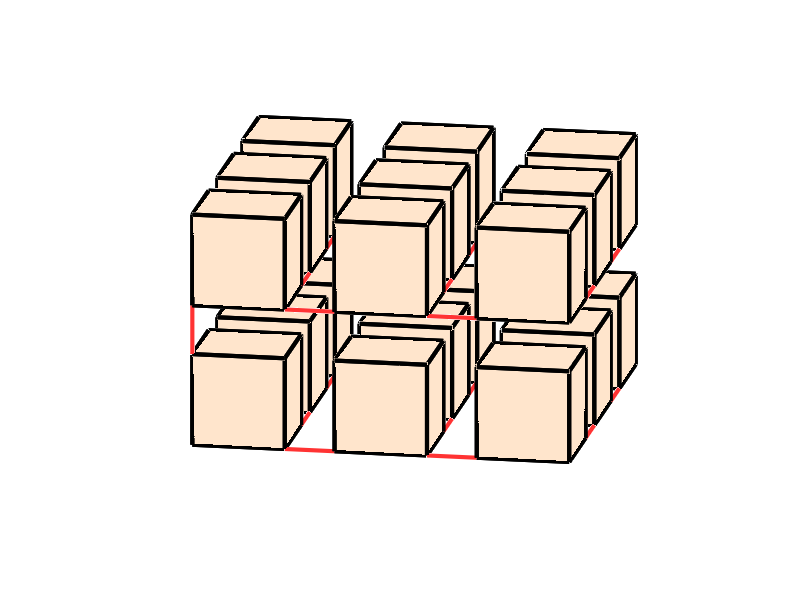

Write MATLAB code to recreate this figure.
% Construct a minimum connecting link pattern (MCP) for a 2x3x3 rectangular prismatic assembly
%
% Reference:
% G. P. T. Choi, S. Chen, L. Mahadevan, 
% ``Control of connectivity and rigidity in prismatic assemblies.''
% Preprint, arXiv:2005.05845, 2020.

L = 3; %length
M = 3; %width
N = 2; %height
ncube = L*M*N; %Number of cubes

% Order of the 8 vertices
%   8 - - 7
%  /     /|
% 5 - - 6 |
% | 4 - | 3
% |/    |/
% 1 - - 2

% Order of the cubes
%       [15] - [16] - [17] 
%      /       /      /|
%    [12] - [13] - [14]|
%   /       /      /   |
% [9] - [10] - [11]    |
%  |                   |
%  |    [6] -  [7] -  [8]
%  |   /      /       /
%  | [3] -  [4] -  [5]
%  |/      /      /
% [0] -  [1] -  [2]

rown=ncube*18+1;
linkpairs=[
    8*0+2, 8*1+1;
    8*1+2, 8*2+1;
    8*0+3, 8*3+2;
    8*1+3, 8*4+2;
    8*2+3, 8*5+2;
    8*3+3, 8*6+2;
    8*4+3, 8*7+2;
    8*5+3, 8*8+2;
    
    8*0+5, 8*9+1;
    
    8*9+2, 8*10+1;
    8*10+2, 8*11+1;
    8*9+3, 8*12+2;
    8*10+3, 8*13+2;
    8*11+3, 8*14+2;
    8*12+3, 8*15+2;
    8*13+3, 8*16+2;
    8*14+3, 8*17+2;
    ];

% generate plot
v = zeros(8*L*M*N,3);
f = [];
for i = 0:M-1 
    for j = 0:L-1
        for k = 0:N-1
            n = k*(M*L)+L*i + j + 1;
            v(8*n-7,:) = [2*j,2*i,2*k];
            v(8*n-6,:) = [2*j+1.3,2*i,2*k];
            v(8*n-5,:) = [2*j+1.3,2*i+1.3,2*k];
            v(8*n-4,:) = [2*j,2*i+1.3,2*k];
            v(8*n-3,:) = [2*j,2*i,2*k+1.3];
            v(8*n-2,:) = [2*j+1.3,2*i,2*k+1.3];
            v(8*n-1,:) = [2*j+1.3,2*i+1.3,2*k+1.3];
            v(8*n,:) = [2*j,2*i+1.3,2*k+1.3];
            f = [f; 
                8*n-7, 8*n-4, 8*n-5, 8*n-6;
                8*n-3, 8*n-2, 8*n-1, 8*n-0;
                8*n-7, 8*n-3, 8*n-0, 8*n-4;
                8*n-6, 8*n-5, 8*n-1, 8*n-2;
                8*n-7, 8*n-6, 8*n-2, 8*n-3;
                8*n-5, 8*n-4, 8*n-0, 8*n-1];
        end
    end
end

fig = figure; hold on
%  plot the links
for i = 1:length(linkpairs)
    plot3(v(linkpairs(i,:),1), v(linkpairs(i,:),2), v(linkpairs(i,:),3),'Color',[255 51 51]/255,'LineWidth',3);
end
% plot the cubes
patch('Faces',f,'Vertices',v,'FaceColor',[255 229 204]/255,'LineWidth',3);
axis equal tight off
view([10 15])